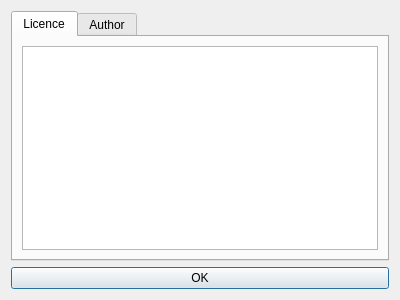
<?xml version="1.0" encoding="UTF-8"?>
<ui version="4.0">
 <class>DialogAbout</class>
 <widget class="QDialog" name="DialogAbout">
  <property name="geometry">
   <rect>
    <x>0</x>
    <y>0</y>
    <width>400</width>
    <height>300</height>
   </rect>
  </property>
  <property name="windowTitle">
   <string>Dialog</string>
  </property>
  <layout class="QVBoxLayout" name="verticalLayout">
   <item>
    <widget class="QTabWidget" name="tabWidget">
     <property name="currentIndex">
      <number>0</number>
     </property>
     <widget class="QWidget" name="tab">
      <attribute name="title">
       <string>Licence</string>
      </attribute>
      <layout class="QVBoxLayout" name="verticalLayout_3">
       <item>
        <widget class="QTextBrowser" name="textBrowser_2"/>
       </item>
      </layout>
     </widget>
     <widget class="QWidget" name="tab_2">
      <attribute name="title">
       <string>Author</string>
      </attribute>
      <layout class="QVBoxLayout" name="verticalLayout_2">
       <item>
        <widget class="QLabel" name="label_auteur">
         <property name="text">
          <string>Author: Benjamin Allec</string>
         </property>
        </widget>
       </item>
       <item>
        <widget class="QLabel" name="label_2">
         <property name="text">
          <string>Mail: allec.benjamin@gmail.com</string>
         </property>
        </widget>
       </item>
       <item>
        <widget class="QTextBrowser" name="textBrowser"/>
       </item>
      </layout>
     </widget>
    </widget>
   </item>
   <item>
    <widget class="QPushButton" name="pushButton">
     <property name="text">
      <string>OK</string>
     </property>
    </widget>
   </item>
  </layout>
 </widget>
 <resources/>
 <connections/>
</ui>
